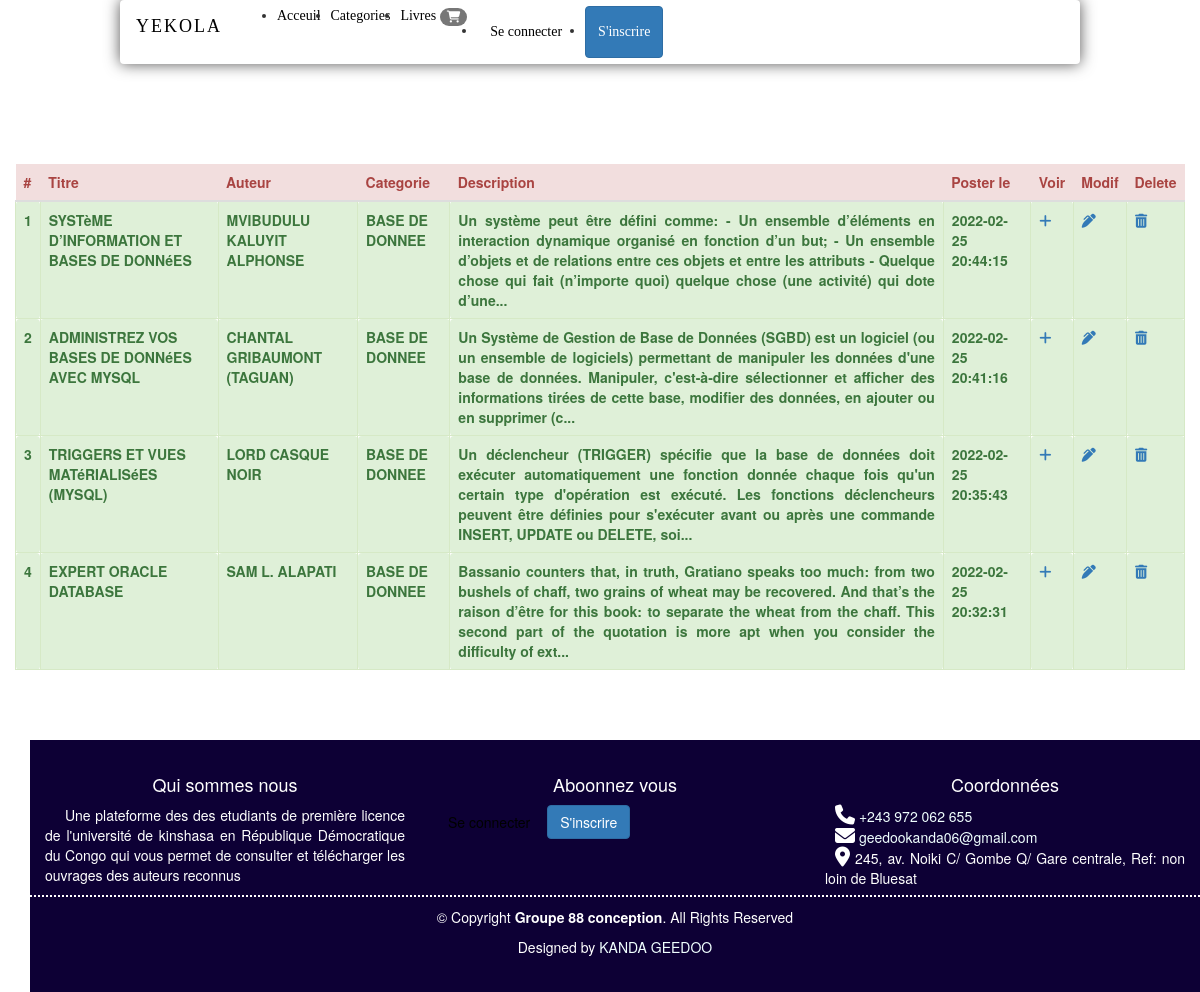
The page /ouvrages.php on the database its author committed.
### tables this page shows
CREATE TABLE `ouvrages` (
  `id` int(11) NOT NULL,
  `titre` varchar(100) NOT NULL,
  `auteur` varchar(100) NOT NULL,
  `description` varchar(1000) NOT NULL,
  `photo` varchar(100) NOT NULL,
  `livre` varchar(100) NOT NULL,
  `categorie_id` int(11) NOT NULL,
  `users_id` int(11) NOT NULL,
  `create_at` datetime NOT NULL DEFAULT current_timestamp()
);

CREATE TABLE `categorie` (
  `id` int(11) NOT NULL,
  `categorie` varchar(60) NOT NULL,
  `create_at` datetime NOT NULL DEFAULT current_timestamp()
);

### ouvrages.php (the view, shortened to what this page needs)
<?php
include 'header.php';
?>
    <div class="container" id="corps">
        <div class="row">
            <table class="table">
                <thead>
                    <tr>
                        <th class="aler alert-danger">#</th>
                        <th class="aler alert-danger">Titre</th>
                        <th class="aler alert-danger">Auteur</th>
                        <th class="aler alert-danger">Categorie</th>
                        <th class="aler alert-danger">Description</th>
                        <th class="aler alert-danger">Poster le </th>
                        <th class="aler alert-danger">Voir</th>
                        <th class="aler alert-danger">Modif</th>
                        <th class="aler alert-danger">Delete</th>
                    </tr>
                </thead>
                <tbody>
                <?php
          $req1 = $DB->query("SELECT * FROM ouvrages ORDER BY id DESC");
          $num = 1;
          while( $data = $req1 -> fetch()){
            ?>
                    <tr>
                        <th class="alert alert-success"><?php echo($num)?></th>
                        <th class="alert alert-success"><?php echo(strtoupper($data['titre']))?></th>
                        <th class="alert alert-success"><?php echo(strtoupper($data['auteur']))?></th>
                        <?php
                            $req6 = $DB->query("SELECT * FROM categorie");
                            while( $data6 = $req6 -> fetch()){
                                if($data['categorie_id'] == $data6['id']){
                                ?>
                                <th class="alert alert-success"><?php echo(strtoupper($data6['categorie']))?></th>
                            <?php
                                }
                            }
                            ?>
                        <th class="alert alert-success text-justify"><?php echo(substr($data['description'], 0,300).'...')?></th>
                        <th class="alert alert-success"><?php echo($data['create_at'])?></th>
                        <th class="alert alert-success"><a href="detail.php?id=<?php echo($data['id'])?>"><span class="fa fa-plus"></span></a></th>
                        <th class="alert alert-success"><a href="modiflivre.php?id=<?php echo($data['id'])?>"><span class="fa fa-pen-alt"></span></a></th>
                        <th class="alert alert-success"><a href="deletelivre.php?id=<?php echo($data['id'])?>"><span class="fa fa-trash"></span></a></th>
                    </tr>
                    <?php
            $num++;
            }
        ?>
                </tbody>
            </table>
        </div>
    <?php
        include 'footer.php';
    ?>

### header.php (shortened to what this page needs)
<?php
    $host ='localhost';
    $username = 'root';
    $password = '';
    $database = 'yekola';
    $DB = new PDO('mysql:host='.$host.';dbname='.$database, $username, $password,
    array(PDO::MYSQL_ATTR_INIT_COMMAND => 'SET NAMES UTF8', PDO::ATTR_ERRMODE => PDO::ERRMODE_WARNING ));
?>
<!DOCTYPE html>
<html lang="fr">
<head>
    <link rel="stylesheet" href="css/style.css">
    <link rel="stylesheet" href="bootstrap/css/bootstrap.min.css">
    <link rel="stylesheet" href="fontawesome-free\css\all.min.css">
    <link rel="stylesheet" href="aos-master/dist/aos.css">
</head>
<body>
    <nav class="navbar navbar-expand-md fixed-top">
        <div class="container-fluid">
            <a href="index.php" class="navbar-brand">
                YEKOLA
            </a>
            <div class="collapse navbar-collapse" id="liens">
                <ul class="navbar-nav ml-auto">
                    <li class="nav-item active">
                        <a href="index.php" class="nav-link">Acceuil</a>
                    </li>
                    <li class="nav-item dropdown">
                        <a class="nav-link dropdown-toggle" href="#" id="navbardrop" data-toggle="dropdown">
                            Categories
                        </a>
                    </li>
                    <li class="nav-item dropdown">
                        <a class="nav-link dropdown-toggle" href="#" id="navbardrop" data-toggle="dropdown">
                            Livres <span class="badge badge-success"><i class="fa fa-shopping-cart"></i> <?php
                            if(!empty($_SESSION['panier'])){
                                echo(array_sum($_SESSION['panier']));
                            }?></span>
                        </a>
                    </li>
                    <?php if(isset($_SESSION['online'])){
                        ?>
                        <li class="nav-item dropdown">
                            <a class="nav-link dropdown-toggle" href="#" id="navbardrop" data-toggle="dropdown">
                            <?php
                            $veri = $_SESSION['online'];
                            $req1 = $DB->query("SELECT * FROM users WHERE email = '$veri'");
                            while( $data = $req1 -> fetch()){
                                $user = $data['nom'].' '. $data['prenom'];
                                echo(strtoupper($user));
                            }
                        ?>
                            </a>
                            <div class="dropdown-menu">
                                <?php
                           $veri = $_SESSION['online'];
                           $req3 = $DB->query("SELECT * FROM users WHERE email = '$veri'");
                                while( $data3 = $req3 -> fetch()){
                                    if($data3['status'] == 1){
                                        ?>
                                        <a class="dropdown-item" href="ouvrages.php">Ouvrage enligne</a>
                                        <a class="dropdown-item" href="poster.php">Poster un ouvrage</a>
                                        <a class="dropdown-item" href="users.php">Abonnés</a>
                                        <a class="dropdown-item" href="categorie.php">Gerer les categorie</a>
                                        <a class="dropdown-item" href="telechargement.php">Telechargement</a>
                                        <?php
                                    }else{
                                        ?>
                                        <a class="dropdown-item" href="profil.php">Profil</a>
                                        <?php
                                    }
                                }
                            ?>
                                <a class="dropdown-item" href="logout.php">Deconnexion</a>
                            </div>
                        </li>
                        <?php
                    } else{
                        ?>
                        <li class="nav-item">
                            <a type="button" href="login.php" class="btn btn-outline-success nav-link">Se connecter</a>
                        </li>
                        <li class="nav-item">
                            <a type="button" href="logup.php" class="btn btn-primary nav-link">S'inscrire</a>
                        </li>
                        <?php
                    }
                    ?>
                </ul>
            </div>
        </div>
    </nav>

### footer.php (shortened to what this page needs)
<footer class="container">
            <div class="row">
                <div class="col-xs-12 col-sm-6 col-md-6 col-lg-4 col-xl-4">
                    <h4>Qui sommes nous</h4>
                    <p class="nous">Une plateforme des des etudiants de première licence de l'université de kinshasa en République
                        Démocratique du Congo qui vous permet de consulter et télécharger les ouvrages des auteurs
                        reconnus</p>
                </div>
                <div class="col-xs-12 col-sm-6 col-md-6 col-lg-4 col-xl-4">
                    <h4>Aboonnez vous</h4>
                    <a href="login.php" type="button" class="btn btn-outline-success nav-link">Se connecter</a>
                    <a href="logup.php" type="button" class="btn btn-primary nav-link">S'inscrire</a>
                </div>
                <div class="col-xs-12 col-sm-6 col-md-6 col-lg-4 col-xl-4">
                    <h4>Coordonnées</h4>
                    <div>
                        <span class="fa fa-phone"></span>
                        <a href="tel:+243 972 062 655">+243 972 062 655</a>
                    </div>
                    <div>
                        <span class="fa fa-envelope"></span>
                        <a href="mailto:geedookanda06@gmail.com">geedookanda06@gmail.com</a>
                    </div>
                    <div>
                        <span class="fa fa-map-marker-alt"></span>
                        245, av. Noiki C/ Gombe Q/ Gare centrale, Ref: non loin de Bluesat
                    </div>
                </div>
                <div class="copyr col-xs-12 col-sm-12 col-md-12 col-lg-12 col-xl-12">
                    <p>&copy; Copyright <strong>Groupe 88 conception</strong>. All Rights Reserved</p>
                    <p>Designed by <a href="https://github.com/Geedoo-Kanda">KANDA GEEDOO</a></p>
                </div>
            </div>
        </footer>
    </div>
</body>
</html>

### css/style.css (style rules this page uses)
:root { --ycolor : #1F007A; }
.navbar-expand-md { background-color: white; width: 80%; margin-left: 10%; font-family: 'Times New Roman', Times, serif; box-shadow: 0px 0px 15px rgb(85, 84, 84); }
.nav-item { margin-top: 5px; margin-bottom: 5px; margin-right: 10px; }
.nav-link { color: black; }
.navbar-brand { font-size: 100px; color: black; letter-spacing: 2px; }
#corps { margin-top: 100px; }
footer h4 { text-align: center; }
footer { background-color: #0d0035; color: white; padding: 25px 25px; margin-top: 50px; text-align: justify; }
.nous { text-indent: 20px; }
footer .fa { font-size: 20px; margin-left: 10px; }
footer a { color: azure; }
footer .btn { margin-bottom: 10px; }
.copyr { text-align: center; border-top: 2px dotted white; padding-top: 10px; }

### rows shown on the page
ouvrages: titre "SYSTèME D’INFORMATION ET BASES DE DONNéES", auteur "MVIBUDULU KALUYIT ALPHONSE", description "Un système peut être défini comme: - Un ensemble d’éléments en interaction dynamique organisé en fonction d’un but; - Un ensemble d’objets et de relations entre ces objets et entre les attributs - Quelque chose qui fait (n’importe quoi) quelque chose (une activité) qui dote d’une", create_at "2022-02-25 20:44:15"
categorie: categorie "BASE DE DONNEE"
ouvrages: titre "ADMINISTREZ VOS BASES DE DONNéES AVEC MYSQL", auteur "CHANTAL GRIBAUMONT (TAGUAN)", description "Un Système de Gestion de Base de Données (SGBD) est un logiciel (ou un ensemble de logiciels) permettant de manipuler les données d'une base de données. Manipuler, c'est-à-dire sélectionner et afficher des informations tirées de cette base, modifier des données, en ajouter ou en supprimer (c", create_at "2022-02-25 20:41:16"
ouvrages: titre "TRIGGERS ET VUES MATéRIALISéES (MYSQL)", auteur "LORD CASQUE NOIR", description "Un déclencheur (TRIGGER) spécifie que la base de données doit exécuter automatiquement une fonction donnée chaque fois qu'un certain type d'opération est exécuté. Les fonctions déclencheurs peuvent être définies pour s'exécuter avant ou après une commande INSERT, UPDATE ou DELETE, soi", create_at "2022-02-25 20:35:43"
ouvrages: titre "EXPERT ORACLE DATABASE", auteur "SAM L. ALAPATI", description "Bassanio counters that, in truth, Gratiano speaks too much: from two bushels of chaff, two grains of wheat may be recovered. And that’s the raison d’être for this book: to separate the wheat from the chaff. This second part of the quotation is more apt when you consider the difficulty of ext", create_at "2022-02-25 20:32:31"
